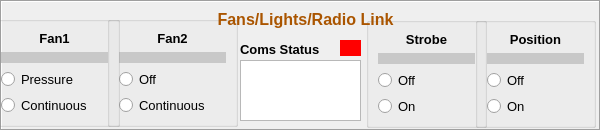
   <widget class="QFrame" name="frame_6">
    <property name="geometry">
     <rect>
      <x>310</x>
      <y>560</y>
      <width>601</width>
      <height>131</height>
     </rect>
    </property>
    <property name="frameShape">
     <enum>QFrame::Box</enum>
    </property>
    <property name="frameShadow">
     <enum>QFrame::Sunken</enum>
    </property>
    <widget class="QLabel" name="label_19">
     <property name="geometry">
      <rect>
       <x>200</x>
       <y>10</y>
       <width>211</width>
       <height>20</height>
      </rect>
     </property>
     <property name="text">
      <string>&lt;!DOCTYPE HTML PUBLIC &quot;-//W3C//DTD HTML 4.0//EN&quot; &quot;http://www.w3.org/TR/REC-html40/strict.dtd&quot;&gt;
&lt;html&gt;&lt;head&gt;&lt;meta name=&quot;qrichtext&quot; content=&quot;1&quot; /&gt;&lt;style type=&quot;text/css&quot;&gt;
p, li { white-space: pre-wrap; }
&lt;/style&gt;&lt;/head&gt;&lt;body style=&quot; font-family:'Ubuntu'; font-size:11pt; font-weight:400; font-style:normal;&quot;&gt;
&lt;p align=&quot;center&quot; style=&quot; margin-top:0px; margin-bottom:0px; margin-left:0px; margin-right:0px; -qt-block-indent:0; text-indent:0px;&quot;&gt;&lt;span style=&quot; font-size:12pt; font-weight:600; color:#aa5500;&quot;&gt;Fans/Lights/Radio Link&lt;/span&gt;&lt;/p&gt;&lt;/body&gt;&lt;/html&gt;</string>
     </property>
    </widget>
    <widget class="QLabel" name="logFileLabel_5">
     <property name="geometry">
      <rect>
       <x>240</x>
       <y>40</y>
       <width>101</width>
       <height>20</height>
      </rect>
     </property>
     <property name="text">
      <string>&lt;!DOCTYPE HTML PUBLIC &quot;-//W3C//DTD HTML 4.0//EN&quot; &quot;http://www.w3.org/TR/REC-html40/strict.dtd&quot;&gt;
&lt;html&gt;&lt;head&gt;&lt;meta name=&quot;qrichtext&quot; content=&quot;1&quot; /&gt;&lt;style type=&quot;text/css&quot;&gt;
p, li { white-space: pre-wrap; }
&lt;/style&gt;&lt;/head&gt;&lt;body style=&quot; font-family:'Ubuntu'; font-size:11pt; font-weight:400; font-style:normal;&quot;&gt;
&lt;p style=&quot; margin-top:0px; margin-bottom:0px; margin-left:0px; margin-right:0px; -qt-block-indent:0; text-indent:0px;&quot;&gt;&lt;span style=&quot; font-size:10pt; font-weight:600;&quot;&gt;Coms Status&lt;/span&gt;&lt;/p&gt;&lt;/body&gt;&lt;/html&gt;</string>
     </property>
    </widget>
    <widget class="QLabel" name="comsStatus">
     <property name="geometry">
      <rect>
       <x>340</x>
       <y>40</y>
       <width>21</width>
       <height>16</height>
      </rect>
     </property>
     <property name="styleSheet">
      <string notr="true">background-color: rgb(255, 0, 0);</string>
     </property>
     <property name="text">
      <string/>
     </property>
    </widget>
    <widget class="QTextEdit" name="comsTextEdit">
     <property name="geometry">
      <rect>
       <x>240</x>
       <y>60</y>
       <width>121</width>
       <height>61</height>
      </rect>
     </property>
     <property name="font">
      <font>
       <pointsize>9</pointsize>
      </font>
     </property>
    </widget>
    <widget class="QGroupBox" name="fan1GroupBox">
     <property name="geometry">
      <rect>
       <x>-11</x>
       <y>16</y>
       <width>131</width>
       <height>111</height>
      </rect>
     </property>
     <property name="sizePolicy">
      <sizepolicy hsizetype="Fixed" vsizetype="Fixed">
       <horstretch>0</horstretch>
       <verstretch>0</verstretch>
      </sizepolicy>
     </property>
     <property name="title">
      <string/>
     </property>
     <property name="flat">
      <bool>true</bool>
     </property>
     <layout class="QVBoxLayout" name="verticalLayout">
      <item>
       <widget class="QLabel" name="blower1Label">
        <property name="styleSheet">
         <string notr="true"/>
        </property>
        <property name="text">
         <string>&lt;!DOCTYPE HTML PUBLIC &quot;-//W3C//DTD HTML 4.0//EN&quot; &quot;http://www.w3.org/TR/REC-html40/strict.dtd&quot;&gt;
&lt;html&gt;&lt;head&gt;&lt;meta name=&quot;qrichtext&quot; content=&quot;1&quot; /&gt;&lt;style type=&quot;text/css&quot;&gt;
p, li { white-space: pre-wrap; }
&lt;/style&gt;&lt;/head&gt;&lt;body style=&quot; font-family:'Ubuntu'; font-size:11pt; font-weight:400; font-style:normal;&quot;&gt;
&lt;p align=&quot;center&quot; style=&quot; margin-top:0px; margin-bottom:0px; margin-left:0px; margin-right:0px; -qt-block-indent:0; text-indent:0px;&quot;&gt;&lt;span style=&quot; font-size:10pt; font-weight:600;&quot;&gt;Fan1&lt;/span&gt;&lt;/p&gt;&lt;/body&gt;&lt;/html&gt;</string>
        </property>
       </widget>
      </item>
      <item>
       <widget class="QLabel" name="fan1Widget">
        <property name="font">
         <font>
          <family>Abyssinica SIL</family>
          <pointsize>6</pointsize>
         </font>
        </property>
        <property name="styleSheet">
         <string notr="true">background-color: rgb(200, 200, 200);</string>
        </property>
        <property name="text">
         <string/>
        </property>
       </widget>
      </item>
      <item>
       <widget class="QRadioButton" name="fan1OffBtn">
        <property name="font">
         <font>
          <pointsize>10</pointsize>
         </font>
        </property>
        <property name="text">
         <string>Pressure</string>
        </property>
       </widget>
      </item>
      <item>
       <widget class="QRadioButton" name="fan1OnBtn">
        <property name="font">
         <font>
          <pointsize>10</pointsize>
         </font>
        </property>
        <property name="text">
         <string>Continuous</string>
        </property>
       </widget>
      </item>
     </layout>
     <zorder>fan1OffBtn</zorder>
     <zorder>fan1OnBtn</zorder>
     <zorder>blower1Label</zorder>
     <zorder>fan1Widget</zorder>
    </widget>
    <widget class="QGroupBox" name="fan2GroupBox">
     <property name="geometry">
      <rect>
       <x>107</x>
       <y>16</y>
       <width>131</width>
       <height>111</height>
      </rect>
     </property>
     <property name="title">
      <string/>
     </property>
     <property name="flat">
      <bool>true</bool>
     </property>
     <layout class="QVBoxLayout" name="verticalLayout_2">
      <item>
       <widget class="QLabel" name="blower1Label_2">
        <property name="styleSheet">
         <string notr="true"/>
        </property>
        <property name="text">
         <string>&lt;!DOCTYPE HTML PUBLIC &quot;-//W3C//DTD HTML 4.0//EN&quot; &quot;http://www.w3.org/TR/REC-html40/strict.dtd&quot;&gt;
&lt;html&gt;&lt;head&gt;&lt;meta name=&quot;qrichtext&quot; content=&quot;1&quot; /&gt;&lt;style type=&quot;text/css&quot;&gt;
p, li { white-space: pre-wrap; }
&lt;/style&gt;&lt;/head&gt;&lt;body style=&quot; font-family:'Ubuntu'; font-size:11pt; font-weight:400; font-style:normal;&quot;&gt;
&lt;p align=&quot;center&quot; style=&quot; margin-top:0px; margin-bottom:0px; margin-left:0px; margin-right:0px; -qt-block-indent:0; text-indent:0px;&quot;&gt;&lt;span style=&quot; font-size:10pt; font-weight:600;&quot;&gt;Fan2&lt;/span&gt;&lt;/p&gt;&lt;/body&gt;&lt;/html&gt;</string>
        </property>
       </widget>
      </item>
      <item>
       <widget class="QLabel" name="fan2Widget">
        <property name="font">
         <font>
          <family>Abyssinica SIL</family>
          <pointsize>6</pointsize>
         </font>
        </property>
        <property name="styleSheet">
         <string notr="true">background-color: rgb(200, 200, 200);</string>
        </property>
        <property name="text">
         <string/>
        </property>
       </widget>
      </item>
      <item>
       <widget class="QRadioButton" name="fan2OffBtn">
        <property name="font">
         <font>
          <pointsize>10</pointsize>
         </font>
        </property>
        <property name="text">
         <string>Off</string>
        </property>
       </widget>
      </item>
      <item>
       <widget class="QRadioButton" name="fan2OnBtn">
        <property name="font">
         <font>
          <pointsize>10</pointsize>
         </font>
        </property>
        <property name="text">
         <string>Continuous</string>
        </property>
       </widget>
      </item>
     </layout>
    </widget>
    <widget class="QGroupBox" name="strobeGroupBox">
     <property name="geometry">
      <rect>
       <x>366</x>
       <y>17</y>
       <width>121</width>
       <height>111</height>
      </rect>
     </property>
     <property name="title">
      <string/>
     </property>
     <property name="flat">
      <bool>true</bool>
     </property>
     <layout class="QVBoxLayout" name="verticalLayout_3">
      <item>
       <widget class="QLabel" name="blower1Label_3">
        <property name="styleSheet">
         <string notr="true"/>
        </property>
        <property name="text">
         <string>&lt;!DOCTYPE HTML PUBLIC &quot;-//W3C//DTD HTML 4.0//EN&quot; &quot;http://www.w3.org/TR/REC-html40/strict.dtd&quot;&gt;
&lt;html&gt;&lt;head&gt;&lt;meta name=&quot;qrichtext&quot; content=&quot;1&quot; /&gt;&lt;style type=&quot;text/css&quot;&gt;
p, li { white-space: pre-wrap; }
&lt;/style&gt;&lt;/head&gt;&lt;body style=&quot; font-family:'Ubuntu'; font-size:11pt; font-weight:400; font-style:normal;&quot;&gt;
&lt;p align=&quot;center&quot; style=&quot; margin-top:0px; margin-bottom:0px; margin-left:0px; margin-right:0px; -qt-block-indent:0; text-indent:0px;&quot;&gt;&lt;span style=&quot; font-size:10pt; font-weight:600;&quot;&gt;Strobe&lt;/span&gt;&lt;/p&gt;&lt;/body&gt;&lt;/html&gt;</string>
        </property>
       </widget>
      </item>
      <item>
       <widget class="QLabel" name="strobeWidget">
        <property name="font">
         <font>
          <family>Abyssinica SIL</family>
          <pointsize>6</pointsize>
         </font>
        </property>
        <property name="styleSheet">
         <string notr="true">background-color: rgb(200, 200, 200);</string>
        </property>
        <property name="text">
         <string/>
        </property>
       </widget>
      </item>
      <item>
       <widget class="QRadioButton" name="strobeOffBtn">
        <property name="font">
         <font>
          <pointsize>10</pointsize>
         </font>
        </property>
        <property name="text">
         <string>Off</string>
        </property>
       </widget>
      </item>
      <item>
       <widget class="QRadioButton" name="strobeOnBtn">
        <property name="font">
         <font>
          <pointsize>10</pointsize>
         </font>
        </property>
        <property name="text">
         <string>On</string>
        </property>
       </widget>
      </item>
     </layout>
    </widget>
    <widget class="QGroupBox" name="positionGroupBox">
     <property name="geometry">
      <rect>
       <x>475</x>
       <y>17</y>
       <width>121</width>
       <height>111</height>
      </rect>
     </property>
     <property name="title">
      <string/>
     </property>
     <property name="flat">
      <bool>true</bool>
     </property>
     <layout class="QVBoxLayout" name="verticalLayout_4">
      <item>
       <widget class="QLabel" name="blower1Label_4">
        <property name="styleSheet">
         <string notr="true"/>
        </property>
        <property name="text">
         <string>&lt;!DOCTYPE HTML PUBLIC &quot;-//W3C//DTD HTML 4.0//EN&quot; &quot;http://www.w3.org/TR/REC-html40/strict.dtd&quot;&gt;
&lt;html&gt;&lt;head&gt;&lt;meta name=&quot;qrichtext&quot; content=&quot;1&quot; /&gt;&lt;style type=&quot;text/css&quot;&gt;
p, li { white-space: pre-wrap; }
&lt;/style&gt;&lt;/head&gt;&lt;body style=&quot; font-family:'Ubuntu'; font-size:11pt; font-weight:400; font-style:normal;&quot;&gt;
&lt;p align=&quot;center&quot; style=&quot; margin-top:0px; margin-bottom:0px; margin-left:0px; margin-right:0px; -qt-block-indent:0; text-indent:0px;&quot;&gt;&lt;span style=&quot; font-size:10pt; font-weight:600;&quot;&gt;Position&lt;/span&gt;&lt;/p&gt;&lt;/body&gt;&lt;/html&gt;</string>
        </property>
       </widget>
      </item>
      <item>
       <widget class="QLabel" name="positionWidget">
        <property name="font">
         <font>
          <family>Abyssinica SIL</family>
          <pointsize>6</pointsize>
         </font>
        </property>
        <property name="styleSheet">
         <string notr="true">background-color: rgb(200, 200, 200);</string>
        </property>
        <property name="text">
         <string/>
        </property>
       </widget>
      </item>
      <item>
       <widget class="QRadioButton" name="positionOffBtn">
        <property name="font">
         <font>
          <pointsize>10</pointsize>
         </font>
        </property>
        <property name="text">
         <string>Off</string>
        </property>
       </widget>
      </item>
      <item>
       <widget class="QRadioButton" name="positionOnBtn">
        <property name="font">
         <font>
          <pointsize>10</pointsize>
         </font>
        </property>
        <property name="text">
         <string>On</string>
        </property>
       </widget>
      </item>
     </layout>
    </widget>
    <zorder>logFileLabel_5</zorder>
    <zorder>comsStatus</zorder>
    <zorder>fan2GroupBox</zorder>
    <zorder>comsTextEdit</zorder>
    <zorder>positionGroupBox</zorder>
    <zorder>fan1GroupBox</zorder>
    <zorder>strobeGroupBox</zorder>
    <zorder>label_19</zorder>
   </widget>
